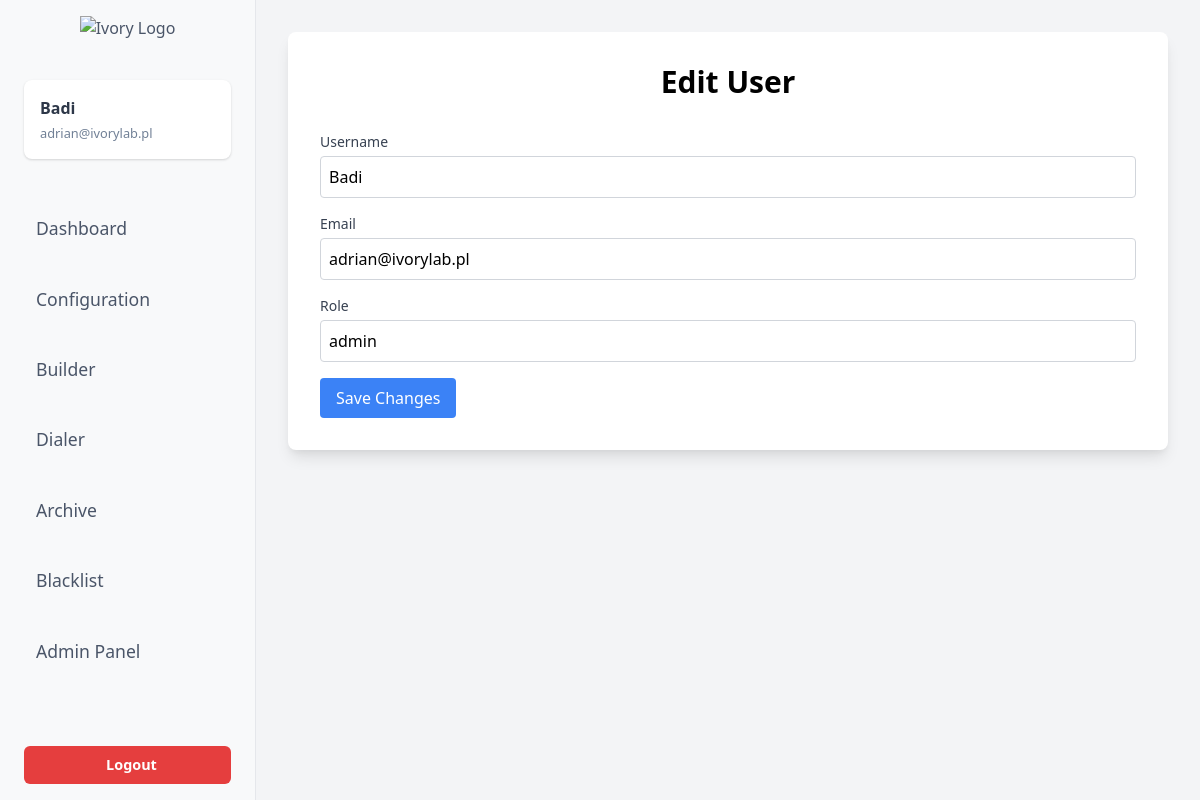
The app's page /edit_user/1 (signed in) with its own data.
### app.py (models this page shows, shortened)
class User(UserMixin, db.Model):
    __tablename__ = 'users'
    id = db.Column(db.Integer, primary_key=True)
    username = db.Column(db.String(50), unique=True, nullable=False)
    email = db.Column(db.String(150), unique=True, nullable=False)
    password = db.Column(db.String(150), nullable=False)
    role = db.Column(db.String(50), nullable=False)
    is_admin = db.Column(db.Boolean, default=False)
    blacklist = db.Column(db.Text)  # Przechowuj zablokowane numery jako ciąg znaków oddzielony przecinkami

### app.py (the view)
@app.route('/edit_user/<int:user_id>', methods=['GET', 'POST'])
@login_required
def edit_user(user_id):
    user = User.query.get_or_404(user_id)
    if not current_user.is_admin:
        flash('Access denied.', 'danger')
        return redirect(url_for('admin_panel'))
    if request.method == 'POST':
        user.email = request.form['email']
        user.role = request.form['role']
        db.session.commit()
        flash('User updated successfully.', 'success')
        return redirect(url_for('admin_panel'))
    return render_template('edit_user.html', user=user)

### app.py (called while the page is built)
@login_manager.user_loader
def load_user(user_id):
    return db.session.get(User, int(user_id))

@app.teardown_appcontext
def close_connection(exception):
    db = getattr(g, '_database', None)
    if db is not None:
        db.close()

### templates/edit_user.html (shortened to what this page needs)
<!DOCTYPE html>
<html lang="en">
<head>
    <link href="https://cdn.jsdelivr.net/npm/tailwindcss@2.2.19/dist/tailwind.min.css" rel="stylesheet">
</head>
<body class="bg-gray-100 flex h-screen">
    {% include 'sidebar.html' %}
    <div class="flex-1 p-8 overflow-auto">
        <div class="bg-white p-8 rounded-lg shadow-lg">
            <h1 class="text-3xl font-bold mb-8 text-center">Edit User</h1>
            <form action="{{ url_for('edit_user', user_id=user.id) }}" method="post">
                <div class="mb-4">
                    <label for="username" class="block text-sm font-medium text-gray-700">Username</label>
                    <input type="text" name="username" id="username" value="{{ user.username }}" required
                           class="mt-1 block w-full p-2 border border-gray-300 rounded">
                </div>
                <div class="mb-4">
                    <label for="email" class="block text-sm font-medium text-gray-700">Email</label>
                    <input type="email" name="email" id="email" value="{{ user.email }}" required
                           class="mt-1 block w-full p-2 border border-gray-300 rounded">
                </div>
                <div class="mb-4">
                    <label for="role" class="block text-sm font-medium text-gray-700">Role</label>
                    <input type="text" name="role" id="role" value="{{ user.role }}" required
                           class="mt-1 block w-full p-2 border border-gray-300 rounded">
                </div>
                <div>
                    <button type="submit" class="bg-blue-500 text-white px-4 py-2 rounded">Save Changes</button>
                </div>
            </form>
        </div>
    </div>
</body>
</html>

### templates/sidebar.html (shortened to what this page needs)
<aside class="w-64 bg-gray-50 dark:bg-gray-800 border-r dark:border-gray-600 flex flex-col justify-between transition-transform duration-300 ease-in-out">
    <div class="sidebar" id="sidebar">
        <div class="px-6 mb-6">
            <a href="#" class="flex items-center justify-center mb-6">
                <img src="https://i.ibb.co/nBX0JDY/Asset-3.png" class="logo" alt="Ivory Logo">
            </a>
            <div class="user-info flex items-center">
                <div>
                    <h2>{{ current_user.username }}</h2>
                    <p>{{ current_user.email }}</p>
                </div>
            </div>
        </div>
        <ul class="nav space-y-1">
            <li>
                <a href="/dashboard" class="sidebar-link">
                    <span>Dashboard</span>
                </a>
            </li>
            <li>
                <a href="/configuration" class="sidebar-link">
                    <span>Configuration</span>
                </a>
            </li>
            <li>
                <a href="{{ url_for('builder') }}" class="sidebar-link">
                    Builder
                </a>
            </li>
            <li>
                <a href="/dialer" class="sidebar-link">
                    <span>Dialer</span>
                </a>
            </li>
            <li>
                <a href="/archive" class="sidebar-link">
                    <span>Archive</span>
                </a>
            </li>
            <li>
                <a href="{{ url_for('blacklist') }}" class="sidebar-link">
                    <span>Blacklist</span>
                </a>
            </li>
            <li>
                <a href="/admin" class="sidebar-link">
                    <span>Admin Panel</span>
                </a>
            </li>
        </ul>
        <a href="{{ url_for('logout') }}" class="logout mt-auto">
            Logout
        </a>
    </div>
</aside>

### templates/sidebar.html (style rules this page uses)
.sidebar-link { font-size: 1.1rem; margin-bottom: 0.5rem; color: #4a5568; }
.sidebar { color: #4a5568; background-color: #f8f9fa; padding-top: 1rem; min-width: 250px; height: 100vh; display: flex; flex-direction: column; }
.sidebar img.logo { max-width: 70%; height: auto; margin-bottom: 1rem; }
.sidebar .user-info { text-align: left; margin-bottom: 1rem; padding: 1rem; background-color: #ffffff; border-radius: 0.5rem; box-shadow: 0 1px 3px 0 rgba(0, 0, 0, 0.1), 0 1px 2px 0 rgba(0, 0, 0, 0.06); }
.sidebar .user-info h2 { font-size: 1rem; font-weight: 600; margin: 0; color: #2d3748; }
.sidebar .user-info p { font-size: 0.8rem; color: #718096; margin-top: 0.25rem; }
.sidebar .nav { width: 100%; list-style: none; padding: 0; flex-grow: 1; }
.sidebar .nav li { width: 100%; padding: 0.25rem 0; }
.sidebar .nav li a { color: #4a5568; text-decoration: none; font-weight: 500; display: flex; align-items: center; padding: 0.75rem 1.5rem; border-radius: 0.375rem; transition: background-color 0.3s, color 0.3s; }
.sidebar .logout { margin: 1rem 1.5rem; background-color: #e53e3e; color: white; padding: 0.5rem 1rem; text-align: center; border-radius: 0.375rem; text-decoration: none; font-weight: 600; font-size: 0.9rem; transition: background-color 0.3s; }

### records on screen
User: username "Badi", email "adrian@ivorylab.pl", role "admin"
